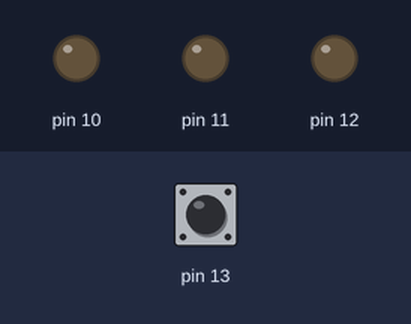
A sketch run on a simulated Arduino Uno, built with avr-gcc and run on an emulated ATmega328P. On the bench: output pins drawn as LEDs (lit = HIGH). The test bench sets the inputs (shaded band); at power-on: pin 13 HIGH.

Above: at 1.2 s.
1.3 s: pin 13 pulled LOW for 0.15 s
At 2.9 s:
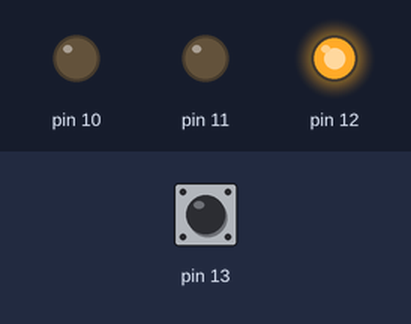
4.4 s: pin 13 pulled LOW for 1 s
At 5.2 s:
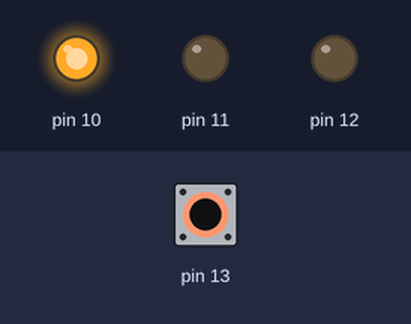
6.9 s: pin 13 pulled LOW for 3.2 s
At 12.8 s:
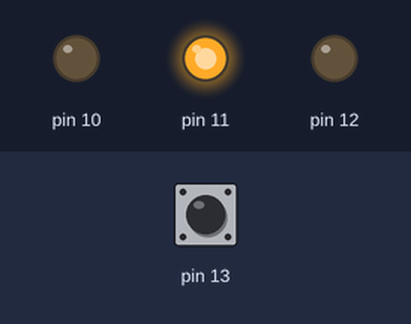
Timing chart, 0 to 19.1 s (numbered marks = the images above; inputs shaded):
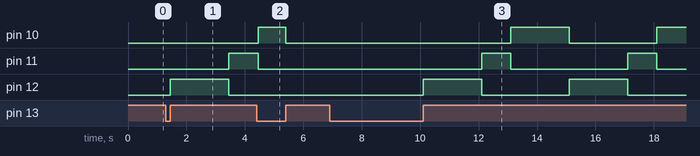

Measured:
- after the input at 1.3 s, pin 11: LOW → HIGH after 2.1 s; pin 12: LOW → HIGH after 0.15 s, → LOW 2.0 s later
- after the input at 4.4 s, pin 12: stays LOW (without the input it goes to HIGH after 2.0 s)
- after the input at 6.9 s, pin 10: LOW → HIGH after 6.2 s, → LOW 2.0 s later, → HIGH 3.0 s later; pin 11: alternates HIGH for 1.0 s and LOW for 4.0 s, starting after 5.2 s; pin 12: alternates HIGH for 2.0 s and LOW for 3.0 s, starting after 3.2 s

The sketch:

sketch.ino
```cpp
class Semaforo {
  public:
    enum stateLED {
      INITIAL,
      RED,
      GREEN,
      YELLOW,
    };

    int green, red, yellow;
    unsigned long timeLate;
    stateLED stateActual;

    Semaforo(int g, int r, int y) {
      green = g;
      red = r;
      yellow = y;
      stateActual = INITIAL;
      pinMode(green, OUTPUT);
      pinMode(red, OUTPUT);
      pinMode(yellow, OUTPUT);
    }

    void turnOn() {
      if (stateActual == INITIAL) {
        stateActual = GREEN;
        timeLate = millis();
      } else if (stateActual == GREEN) {
        if (millis() - timeLate >= 2000) {
          stateActual = YELLOW;
          timeLate = millis();
        }
      } else if (stateActual == YELLOW) {
        if (millis() - timeLate >= 1000) {
          stateActual = RED;
          timeLate = millis();
        }
      } else if (stateActual == RED) {
        if (millis() - timeLate >= 2000) {
          stateActual = INITIAL;
          timeLate = millis();
        }
      }

      switch (stateActual) {
        case GREEN:
          changeLed(1, 0, 0);
          break;
        case YELLOW:
          changeLed(0, 0, 1);
          break;
        case RED:
          changeLed(0, 1, 0);
          break;
      }
    }

    void turnOff() {
      changeLed(0, 0, 0);
      stateActual == INITIAL;
    }

  private:
    void changeLed(int g, int r, int y) {
      digitalWrite(green, g);
      digitalWrite(red, r);
      digitalWrite(yellow, y);
    }
};

class StateButton {
  public:
    int pinButton;
    bool clickButton;
    bool stateButton;
    bool stt;

    StateButton(int pin) : pinButton(pin) {
      pinMode(pinButton, INPUT_PULLUP);
      clickButton = false;
      stateButton = false;
      stt = false;
    }

    bool state() {
      bool button = digitalRead(pinButton);

      if (button == LOW) {
        delay(50);
        clickButton = true;
        stateButton = digitalRead(pinButton);
      } else if (stateButton == HIGH && clickButton == true) {
        stt = !stt;
        clickButton = false;
      }

      return stt;
    }
};

StateButton btn(13);
Semaforo smf(12, 10, 11);

void setup() {
}

void loop() {
  if (btn.state()) {
    smf.turnOn();
  } else {
    smf.turnOff();
  }
}
```
